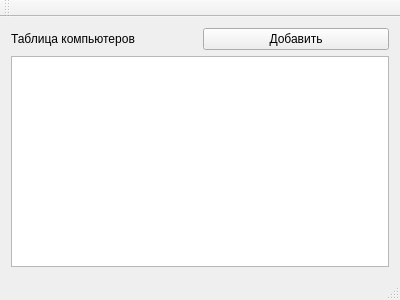
<?xml version="1.0" encoding="UTF-8"?>
<ui version="4.0">
 <class>MainWindow</class>
 <widget class="QMainWindow" name="MainWindow">
  <property name="geometry">
   <rect>
    <x>0</x>
    <y>0</y>
    <width>400</width>
    <height>300</height>
   </rect>
  </property>
  <property name="windowTitle">
   <string>MainWindow</string>
  </property>
  <widget class="QWidget" name="centralWidget">
   <layout class="QGridLayout" name="gridLayout">
    <item row="0" column="1">
     <widget class="QPushButton" name="addDeviceButton">
      <property name="text">
       <string>Добавить</string>
      </property>
     </widget>
    </item>
    <item row="0" column="0">
     <widget class="QLabel" name="label">
      <property name="text">
       <string>Таблица компьютеров</string>
      </property>
     </widget>
    </item>
    <item row="1" column="0" colspan="2">
     <widget class="QTableView" name="deviceTableView"/>
    </item>
   </layout>
  </widget>
  <widget class="QMenuBar" name="menuBar">
   <property name="geometry">
    <rect>
     <x>0</x>
     <y>0</y>
     <width>400</width>
     <height>21</height>
    </rect>
   </property>
  </widget>
  <widget class="QToolBar" name="mainToolBar">
   <attribute name="toolBarArea">
    <enum>TopToolBarArea</enum>
   </attribute>
   <attribute name="toolBarBreak">
    <bool>false</bool>
   </attribute>
  </widget>
  <widget class="QStatusBar" name="statusBar"/>
 </widget>
 <layoutdefault spacing="6" margin="11"/>
 <resources/>
 <connections/>
</ui>
